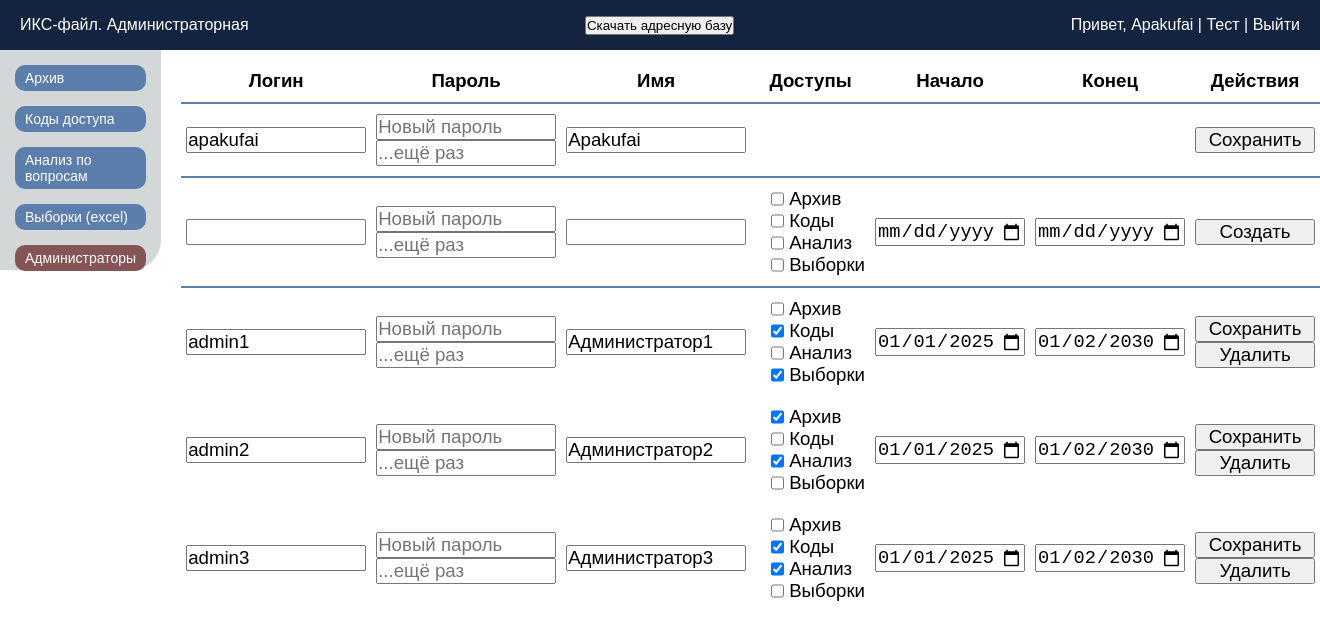
/cab_admins (signed in), run on the app's committed database.
### tables this page shows
CREATE TABLE ISeC_adminAccounts (
    adminId TEXT PRIMARY KEY,
    login TEXT UNIQUE,
    password TEXT,
    adminName TEXT UNIQUE,
    archiveAccess TEXT,
    codesAccess TEXT,
    analysisAccess TEXT,
    excelgenAccess TEXT,
    dateFrom TEXT,
    dateUntil TEXT
);

### app.py (the view)
@app.route('/cab_admins')
def cab_admins():
    if 'admin_data' not in session:
        return redirect(url_for('cab_login'))
    conn = get_db_connection()
    cursor = conn.cursor()
    cursor.execute("SELECT adminId, login, adminName, archiveAccess, codesAccess, analysisAccess, excelgenAccess, dateFrom, dateUntil FROM ISeC_adminAccounts")
    access_codes = cursor.fetchall()
    cursor.close()
    conn.close()
    admins_list = []
    admin_data = None  # Переменная для хранения данных главного администратора
    for row in access_codes:
        admin_entry = {
            'admin_id': row[0],
            'login': row[1],
            'admin_name': row[2],
            'archive_access': row[3],
            'codes_access': row[4],
            'analysis_access': row[5],
            'excelgen_access': row[6],
            'start_date': datetime.strptime(row[7], '%Y-%m-%d').date().strftime('%Y-%m-%d'),
            'end_date': datetime.strptime(row[8], '%Y-%m-%d').date().strftime('%Y-%m-%d')
        }
        if admin_entry['admin_id'] == "admin":
            admin_data = admin_entry  # Сохраняем данные администратора с adminId = "admin"
        else:
            admins_list.append(admin_entry)  # Добавляем остальных администраторов в список
    admins_list.sort(key=lambda x: x['login'])
    return render_template('cab_admins.html', adminData=admin_data, adminsRows=admins_list)

### app.py (called while the page is built)
def get_db_connection():
    try:
        db_path = os.path.join(os.path.dirname(__file__), 'database/ISeC_database.db')
        if not os.path.exists(db_path):
            print(f"База данных не найдена по пути: {db_path}")
        print("Попытка подключения к базе данных...")
        conn = sqlite3.connect(db_path)  # Укажите путь к вашей базе данных
        conn.row_factory = sqlite3.Row  # Позволяет обращаться к столбцам по именам
        print("Подключение успешно.")
        return conn
    except sqlite3.Error as e:
        print(f"Ошибка подключения к базе данных: {e}")
        return None

### templates/cab_admins.html (shortened to what this page needs)
<!doctype html>
<html lang="ru">
<head>
	<link rel="stylesheet" href="{{ url_for('static', filename='css/style_adminCab.css') }}">
</head>
<body>
	<header class="header">
		<div class="header_ISeC">ИКС-файл. Администраторная</div>
		<button id="dwnl_emaildata">Скачать адресную базу</button>
		<div class="header_admin">
			<span>
				Привет, <a href="{{ url_for('index') }}">{{ session['admin_data']['adminName'] }}</a> |
				<a href="{{ url_for('index') }}">Тест</a> |
				<a href="{{ url_for('cab_logout') }}">Выйти</a>
			</span>
		</div>
	</header>
	<main class="main">
		<div class="side_menu">
			<button class="btn_sidelink" id="btn_cab_archive">
				Архив
			</button>
			<button class="btn_sidelink" id="btn_cab_codes">
				Коды доступа
			</button>
			<button class="btn_sidelink" id="btn_cab_analysis">
				Анализ по вопросам
			</button>
			<button class="btn_sidelink" id="btn_cab_excelgen">
				Выборки (excel)
			</button>
			<button class="btn_sidelink_actual" id="btn_cab_admins">
				Администраторы
			</button>
		</div>
		{% if session.admin_data.adminId == 'admin' %}
		<div class="central_admins">
			<table>
				<thead>
					<tr class="admins_head">
						<th class="admins_head_th_0">
							<p>Логин</p>
						</th>
						<th class="admins_head_th_1">
							<p>Пароль</p>
						</th>
						<th class="admins_head_th_2">
							<p>Имя</p>
						</th>
						<th class="admins_head_th_3">
							<p>Доступы</p>
						</th>
						<th class="admins_head_th_4">
							<p>Начало</p>
						</th>
						<th class="admins_head_th_5">
							<p>Конец</p>
						</th>
						<th class="admins_head_th_6">
							<p>Действия</p>
						</th>
					</tr>
				</thead>
				<tbody>
					{% if adminData %}
					<tr class="admins_block_main">
						<td class="admins_block_td_0" id="admins_block_td_0">
							<input type="text" name="login" autocomplete="off" value="{{ adminData.login }}">
						</td>
						<td class="admins_block_td_1">
							<input type="password" name="password" autocomplete="off" placeholder="Новый пароль">
							<input type="password" name="confirm_password" autocomplete="off" placeholder="...ещё раз">
						</td>
						<td class="admins_block_td_2">
							<input type="text" name="admin_name" autocomplete="off" value="{{ adminData.admin_name }}">
						</td>
						<td class="admins_block_td_3">
						</td>
						<td class="admins_block_td_4">
						</td>
						<td class="admins_block_td_5">
						</td>
						<td class="admins_block_td_6">
							<button onclick="updateMainAdmin(this)">Сохранить</button>
						</td>
					</tr>
					{% endif %}
					<tr class="admins_block_create">
						<td class="admins_block_td_0" id="admins_block_td_0">
							<input type="text" name="login" autocomplete="off">
						</td>
						<td class="admins_block_td_1">
							<input type="password" name="password" autocomplete="off" placeholder="Новый пароль">
							<input type="password" name="confirm_password" autocomplete="off" placeholder="...ещё раз">
						</td>
						<td class="admins_block_td_2">
							<input type="text" name="admin_name" autocomplete="off">
						</td>
						<td class="admins_block_td_3">
							<div class="admins_access_check">
								<input type="checkbox" name="archive_access_create">
								<label for="archive_access_create">Архив</label>
							</div>
							<div class="admins_access_check">
								<input type="checkbox" name="codes_access_create">
								<label for="codes_access_create">Коды</label>
							</div>
							<div class="admins_access_check">
								<input type="checkbox" name="analysis_access_create">
								<label for="analysis_access_create">Анализ</label>
							</div>
							<div class="admins_access_check">
								<input type="checkbox" name="excelgen_access_create">
								<label for="excelgen_access_create">Выборки</label>
							</div>
						</td>
						<td class="admins_block_td_4">
							<input type="date" name="start_date">
						</td>
						<td class="admins_block_td_5">
							<input type="date" name="end_date">
						</td>
						<td class="admins_block_td_6">
							<button onclick="createAdmin(this)">Создать</button>
						</td>
					</tr>
					{% for adminsRow in adminsRows %}
					<tr class="admins_block">
						<td class="admins_block_td_0">
							<input type="text" name="login" value="{{ adminsRow.login }}" autocomplete="off">
						</td>
						<td class="admins_block_td_1">
							<input type="password" name="password" autocomplete="off" placeholder="Новый пароль">
							<input type="password" name="confirm_password" autocomplete="off" placeholder="...ещё раз">
						</td>
						<td class="admins_block_td_2">
							<input type="text" name="admin_name" value="{{ adminsRow.admin_name }}" autocomplete="off">
						</td>
						<td class="admins_block_td_3">
							<div class="admins_access_check">
								<input type="checkbox" name="archive_access" id="archive_access" {% if
									adminsRow.archive_access=='true' %}checked{% endif %}>
								<label for="archive_access">Архив</label>
							</div>
							<div class="admins_access_check">
								<input type="checkbox" name="codes_access" id="codes_access" {% if
									adminsRow.codes_access=='true' %}checked{% endif %}>
								<label for="codes_access">Коды</label>
							</div>
							<div class="admins_access_check">
								<input type="checkbox" name="analysis_access" id="analysis_access" {% if
									adminsRow.analysis_access=='true' %}checked{% endif %}>
								<label for="analysis_access">Анализ</label>
							</div>
							<div class="admins_access_check">
								<input type="checkbox" name="excelgen_access" id="excelgen_access" {% if
									adminsRow.excelgen_access=='true' %}checked{% endif %}>
								<label for="excelgen_access">Выборки</label>
							</div>
						</td>
						<td class="admins_block_td_4">
							<input type="date" name="start_date" value="{{ adminsRow.start_date }}">
						</td>
						<td class="admins_block_td_5">
							<input type="date" name="end_date" value="{{ adminsRow.end_date }}">
						</td>
						<td class="admins_block_td_6">
							<button admin_id="{{ adminsRow.admin_id }}" onclick="updateAdmin(this)">Сохранить</button>
							<button admin_id="{{ adminsRow.admin_id }}" admin_name="{{ adminsRow.admin_name }}"
								login="{{ adminsRow.login }}" onclick="deleteAdmin(this)">Удалить</button>
						</td>
					</tr>
					{% endfor %}
				</tbody>
			</table>
		</div>
		{% else %}
		<span class="access_blocked">У Вас нет доступа к этой странице</span>
		{% endif %}
	</main>
</body>
</html>

### static/css/style_adminCab.css (style rules this page uses)
* { margin: 0; padding: 0; box-sizing: border-box; }
body { font-family: Arial, sans-serif; background-color: #ffffff; }
.header { width: 100%; height: 50px; display: flex; justify-content: space-between; align-items: center; padding: 0 10px; color: #ffffff; background-color: #142440; }
.header_ISeC { padding-left: 10px; }
.header_admin { text-align: right; padding-right: 10px; }
a { text-decoration: none; color: inherit; background-color: transparent; }
.main { display: flex; flex-direction: row; }
.side_menu { padding-top: 15px; display: flex; flex-direction: column; width: 250px; background-color: #d3d7d8; height: 220px; gap: 15px; border-bottom-right-radius: 30px; }
.btn_sidelink { color: #ffffff; background-color: #5b7ead; text-align: left; font-size: 14px; margin: 0 15px; padding: 5px 0 5px 10px; border-radius: 10px; border: none; cursor: pointer; }
.btn_sidelink_actual { color: #ffffff; background-color: #855555; text-align: left; font-size: 14px; margin: 0 15px; padding: 5px 0 5px 10px; border-radius: 10px; border: none; cursor: pointer; }
.admins_head, .admins_block_main, .admins_block_create { border-bottom: 2px solid #5b7ead; }
.admins_block_main td, .admins_block_create td, .admins_block td { padding: 10px 5px; }
.admins_head * { padding-bottom: 5px; }
.admins_block td { padding-top: 10px; }
.central_admins * { border-collapse: collapse; font-size: 14pt; }
.central_admins table { margin: 20px 0 0 20px; }
.admins_head_th_0, .admins_block_td_0 input { width: 180px; }
.admins_block_td_0 { padding: 0 5px; }
.admins_head_th_1, .admins_block_td_1 input { width: 180px; }
.admins_block_td_1 { padding: 0 5px; }
.admins_head_th_2, .admins_block_td_2 input { width: 180px; }
.admins_block_th_2, .admins_block_td_2 { padding: 0 5px; }
.admins_head_th_3 { width: 130px; }
.admins_block_td_3 { display: flex; flex-direction: column; }
.admins_access_check { display: flex; flex-direction: row; }
.admins_access_check input { margin: 0 5px 0 15px; }
.admins_head_th_4, .admins_block_td_4 input { width: 150px; }
.admins_block_td_4 { padding: 0 5px; }
.admins_head_th_5, .admins_block_td_5 input { width: 150px; }
.admins_block_td_5 { padding: 0 5px; }
.admins_block_td_6 { text-align: center; padding: 0 5px; width: 180px; }
.admins_block_td_6 button { width: 120px; }

### data on the page
ISeC_adminAccounts: login "apakufai", admin_name "Apakufai"
ISeC_adminAccounts: login "admin1", admin_name "Администратор1", codesAccess "☑", excelgenAccess "☑", start_date "01/01/2025", end_date "01/02/2030"
ISeC_adminAccounts: login "admin2", admin_name "Администратор2", archiveAccess "☑", analysisAccess "☑", start_date "01/01/2025", end_date "01/02/2030"
ISeC_adminAccounts: login "admin3", admin_name "Администратор3", codesAccess "☑", analysisAccess "☑", start_date "01/01/2025", end_date "01/02/2030"

### other printed values
{{ session['admin_data']['adminName'] }} "Apakufai"
